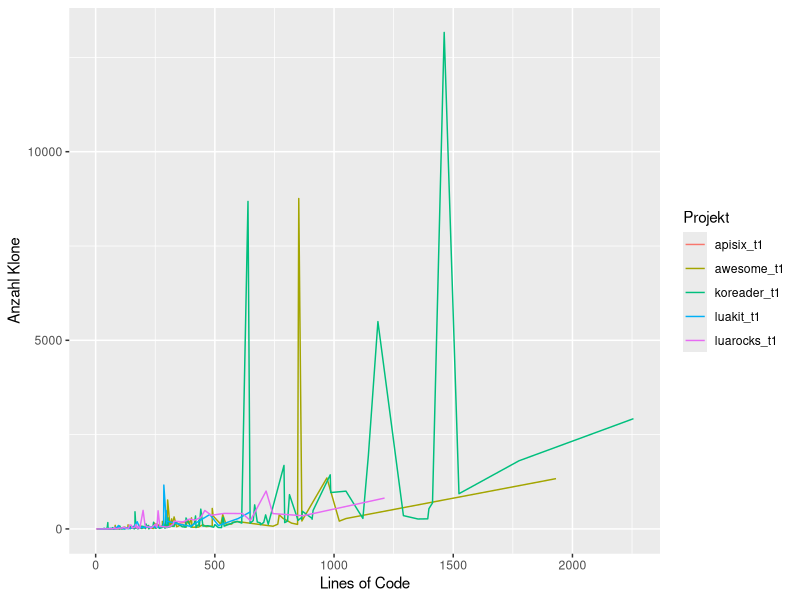
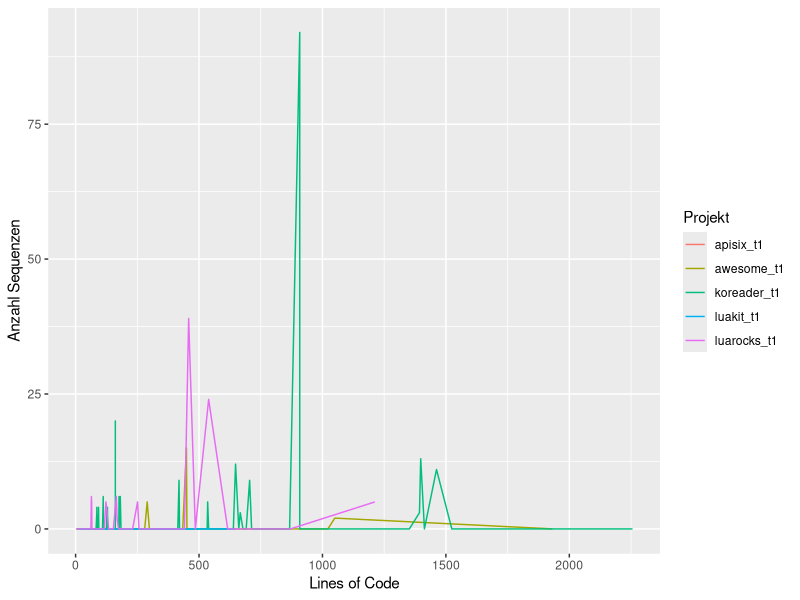
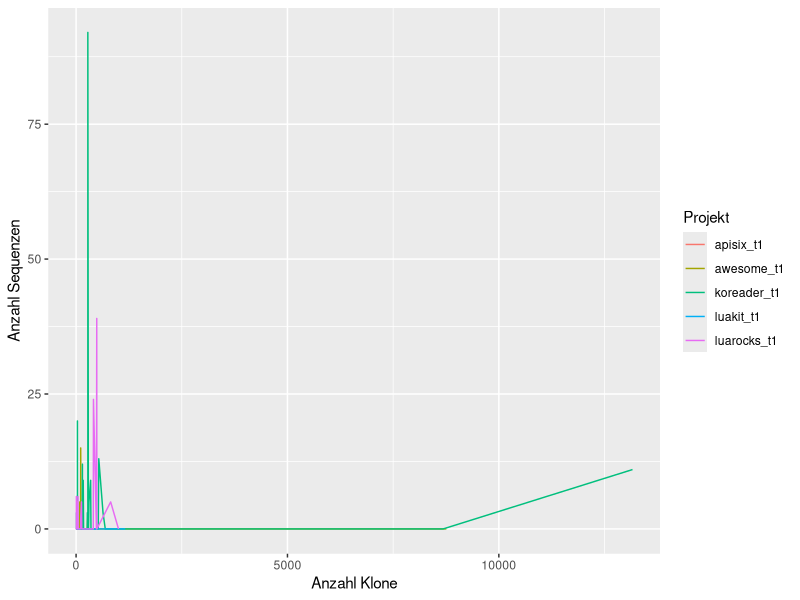

These figures' R source, in order:
library(ggplot2)
luarocks <- read.csv(file = 'luarocks_t1.csv')
koreader <- read.csv(file = 'koreader_t1.csv')
awesome <- read.csv(file = 'awesome_t1.csv')
luakit <- read.csv(file = 'luakit_t1.csv')
apisix <- read.csv(file = 'apisix_t1.csv')
projectfile <- rbind(koreader, luarocks)
projectfile <- rbind(projectfile, awesome)
projectfile <- rbind(projectfile, luakit)
projectfile <- rbind(projectfile, apisix)
head(projectfile)

plot_clones_loc <- ggplot(projectfile, aes(x = loc, y = nclones, fill=project)) + 
    geom_line(aes(color=project)) +
    labs(x = "Lines of Code", y = "Anzahl Klone")
plot_clones_loc$labels$colour <- "Projekt"
ggsave(plot_clones_loc, file="plot_clones_loc_t1.pdf", dpi=600)


plot_seq_loc <- ggplot(projectfile, aes(x = loc, y = nsequences, fill=project)) + 
    geom_line(aes(color=project)) +
    labs(x = "Lines of Code", y = "Anzahl Sequenzen")
plot_seq_loc$labels$colour <- "Projekt"
ggsave(plot_seq_loc, file="plot_seq_loc_t1.pdf", dpi=600)


plot_seq_clone <- ggplot(projectfile, aes(x = nclones, y = nsequences, fill=project)) + 
    geom_line(aes(color=project)) +
    labs(x = "Anzahl Klone", y = "Anzahl Sequenzen")
plot_seq_clone$labels$colour <- "Projekt"
ggsave(plot_seq_clone, file="plot_seq_clone_t1.pdf", dpi=600)
